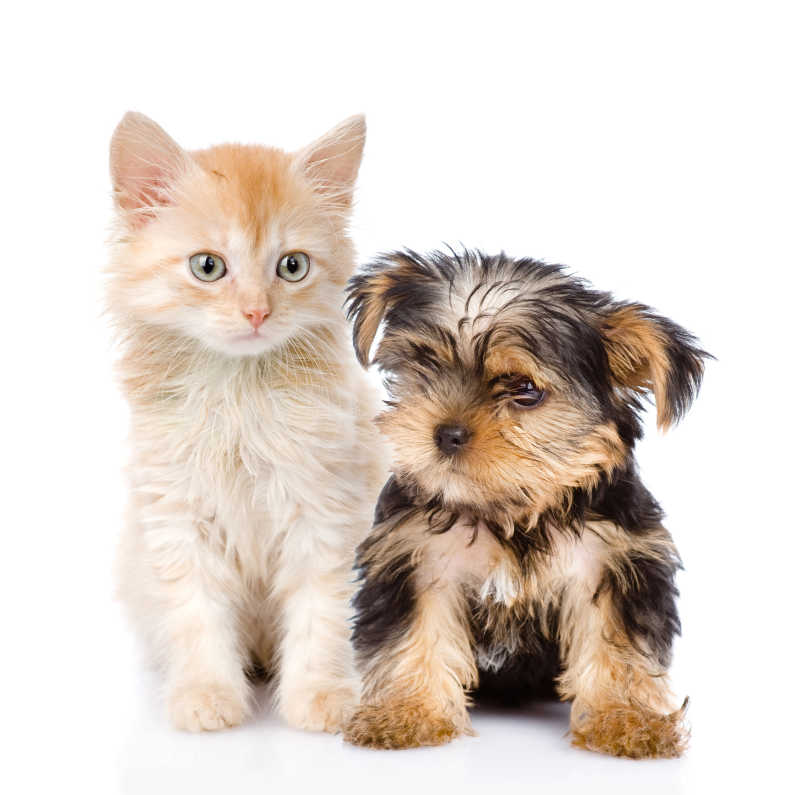
#> input picture Opencv计算机视觉实战/边缘检测/img.png, 800 x 795 px
$ python '边缘检测.py'
#> lines starting #> are read from the running program, lines starting #| are printed output that depends on the picture; after the words box and inside, x2 and y2 are one past the last pixel; in counts of white or black regions, pixels touching at a corner belong together
import cv2
import numpy as np

def cv_show(img,name):
    cv2.imshow(name,img)
    cv2.waitKey(0)
    cv2.destroyAllWindows()


def Canny():
    img=cv2.imread('./img.png')
#> img is the input picture: shape (795, 800, 3); mean B, G, R 203.8, 212.1, 223
    v1=cv2.Canny(img,100,200)
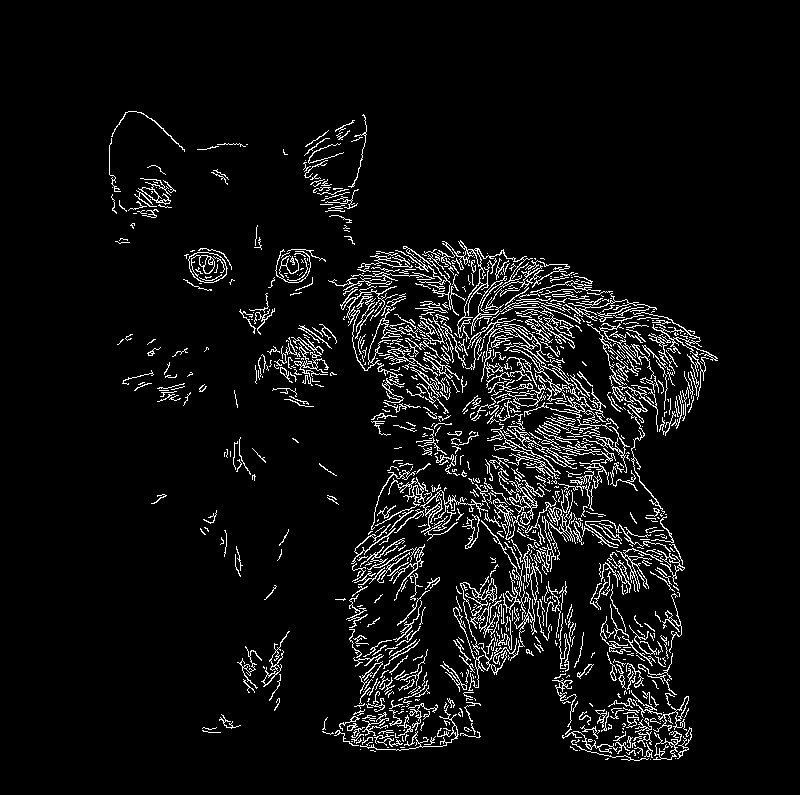
#> v1: shape (795, 800); 5.9% white in thin lines or dots, all inside (x1, y1, x2, y2) = (109, 111, 718, 761)
    v2=cv2.Canny(img,150,200)
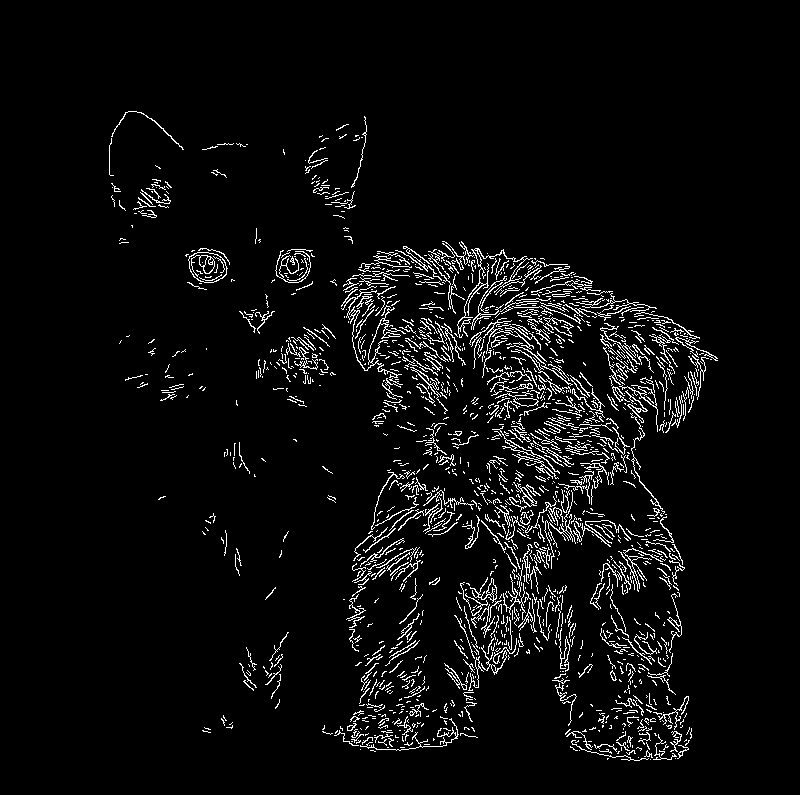
#> v2: shape (795, 800); 4.6% white in thin lines or dots, all inside (x1, y1, x2, y2) = (109, 111, 718, 761)
    res=np.hstack((v1,v2))
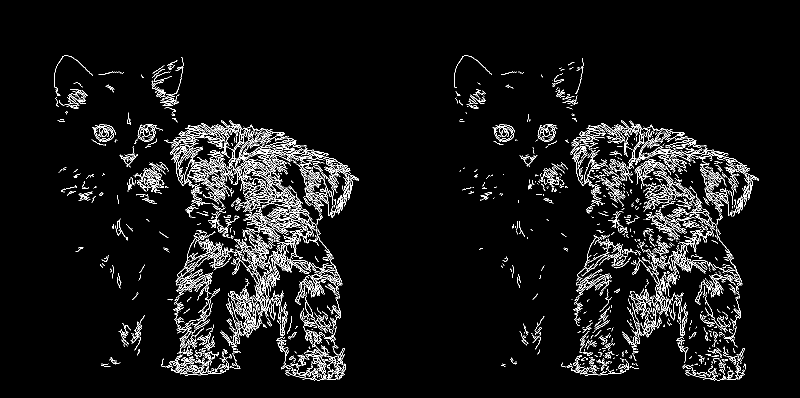
#> res: shape (795, 1600) (shown at 1/2 size); 5.3% white in thin lines or dots, all inside (x1, y1, x2, y2) = (109, 111, 1518, 761)
    cv_show(res,'res')


if __name__ == '__main__':
    Canny()
